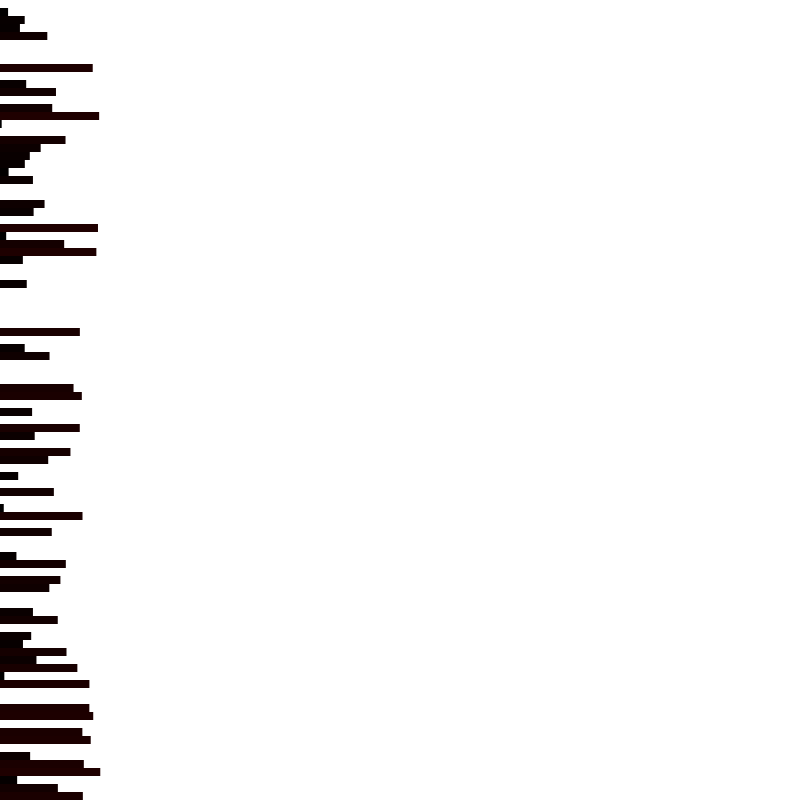
Frame 1 (no input)
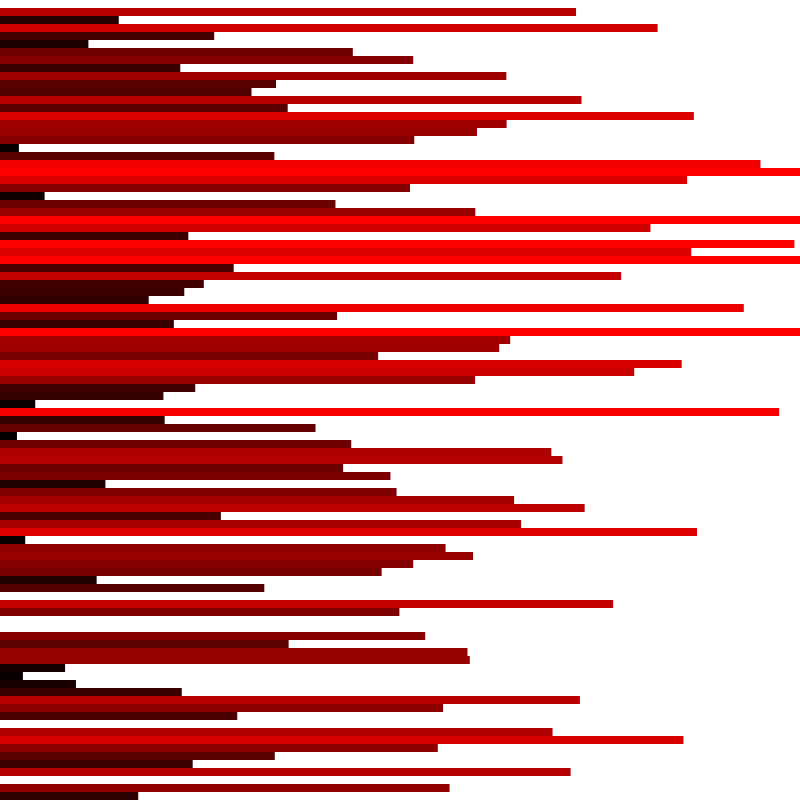
Frame 60 (the mouse pressed at the canvas centre just before this capture)
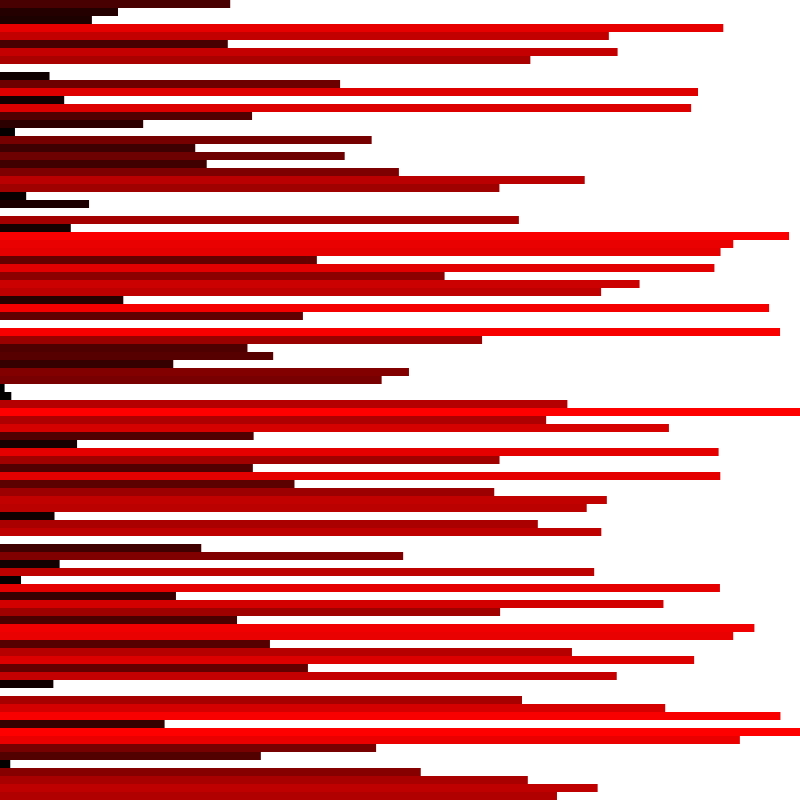
Frame 120 (the mouse held since frame 60 and released just before this capture)

The Processing sketch that drew these frames (run headless with seeded random() and noise(); from frame 60 on, the mouse is pressed at the canvas centre):

// Processing sketch: sample_07_array_1_bar_chart_2
// ── sample_07_array_1_bar_chart_2.pde
// drawing bar chart
float [] chart = new float[100];

void setup() {
  size(800, 800);
  noStroke();
  //frameRate(30);
  for(int i = 0; i < chart.length; i++){
    chart[i] = random(width/100);
  }  
}

void draw() {
  background(255);
  
  for(int i = 0; i < chart.length; i++){
    chart[i] += random(-100, 100);
    chart[i] = constrain(chart[i], 0, width);
  }
  
  for(int i = 0; i < chart.length; i++){
    fill(chart[i]*255/width, 0, 0);
    rect(0, i*height/chart.length, chart[i], height/chart.length);
  }
}
